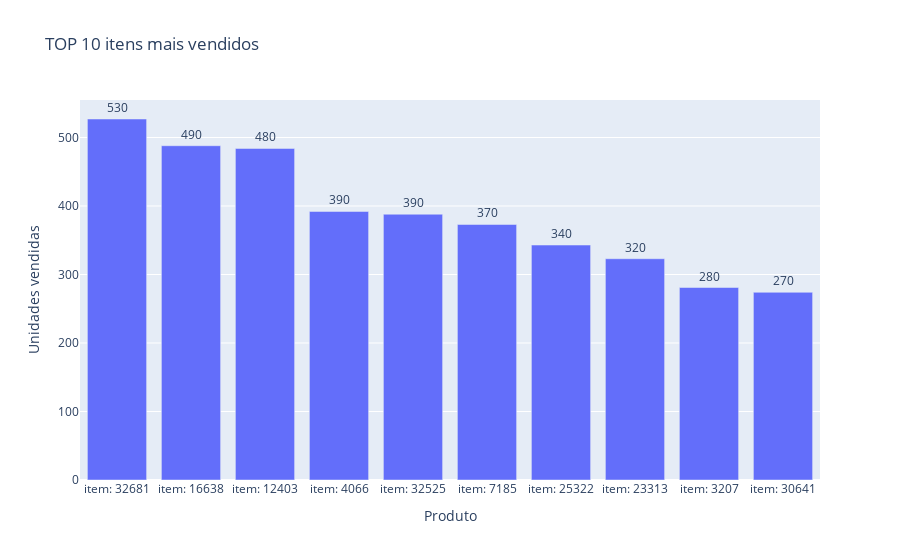

Here is the notebook cell this chart was saved with:
### Markdown cell above
---
Esta consulta retorna um **ranking dos 10 produtos mais vendidos** em termos de volume de transações (quantidade de vendas), exibindo uma lista onde a primeira coluna apresenta o identificador do produto formatado com o prefixo "item: " e a segunda coluna mostra a contagem total de vezes que esse produto aparece na tabela de vendas, estando os resultados ordenados de forma decrescente, do item com maior saída para o com menor saída.

### Code cell
consulta = """
select 'item: ' || dp.product_sk as produto
     , count(fs.sale_sk)         as total_unidades_vendidas
  from fact_sales  fs
  join dim_product dp on fs.product_sk = dp.product_sk
 group by dp.product_sk
 order by total_unidades_vendidas desc
 limit 10;
"""
df = pd.read_sql(sql=text(consulta), con=cn.get_engine())
print(df.head())

gg.gerar_grafico_sql( codigo_sql         = consulta
                    , coluna_x           = 'produto'
                    , coluna_y           = 'total_unidades_vendidas'
                    , rotulo_valor       = 'Unidades vendidas'
                    , titulo_grafico     = 'TOP 10 itens mais vendidos'
                    , tipo_grafico       = 'Barras'
                    , nome_arquivo_saida = '../visualizacoes/grafico_top10_itens_mais_vendidos.png'
                    , conexao            =  cn.get_engine()
                     )

### Figure 1 — Plotly figure (JSON) as saved in the notebook; plotly's stock layout.template omitted (floating-point values rounded to 4 significant figures)
{"data": [{"hovertemplate": "Produto=%{x}<br>Unidades vendidas=%{text}<extra></extra>", "legendgroup": "", "marker": {"color": "#636efa", "pattern": {"shape": ""}}, "name": "", "orientation": "v", "showlegend": false, "text": [527.0, 488.0, 484.0, 392.0, 388.0, 373.0, 343.0, 323.0, 281.0, 274.0], "textposition": "outside", "texttemplate": "%{text:.2s}", "type": "bar", "x": ["item: 32681", "item: 16638", "item: 12403", "item: 4066", "item: 32525", "item: 7185", "item: 25322", "item: 23313", "item: 3207", "item: 30641"], "xaxis": "x", "y": [527, 488, 484, 392, 388, 373, 343, 323, 281, 274], "yaxis": "y"}], "layout": {"autosize": true, "barmode": "relative", "legend": {"tracegroupgap": 0}, "title": {"text": "TOP 10 itens mais vendidos"}, "xaxis": {"anchor": "y", "autorange": true, "domain": [0, 1], "range": [-0.5, 9.5], "title": {"text": "Produto"}, "type": "category"}, "yaxis": {"anchor": "x", "autorange": true, "domain": [0, 1], "range": [0, 554.7], "title": {"text": "Unidades vendidas"}, "type": "linear"}}}
